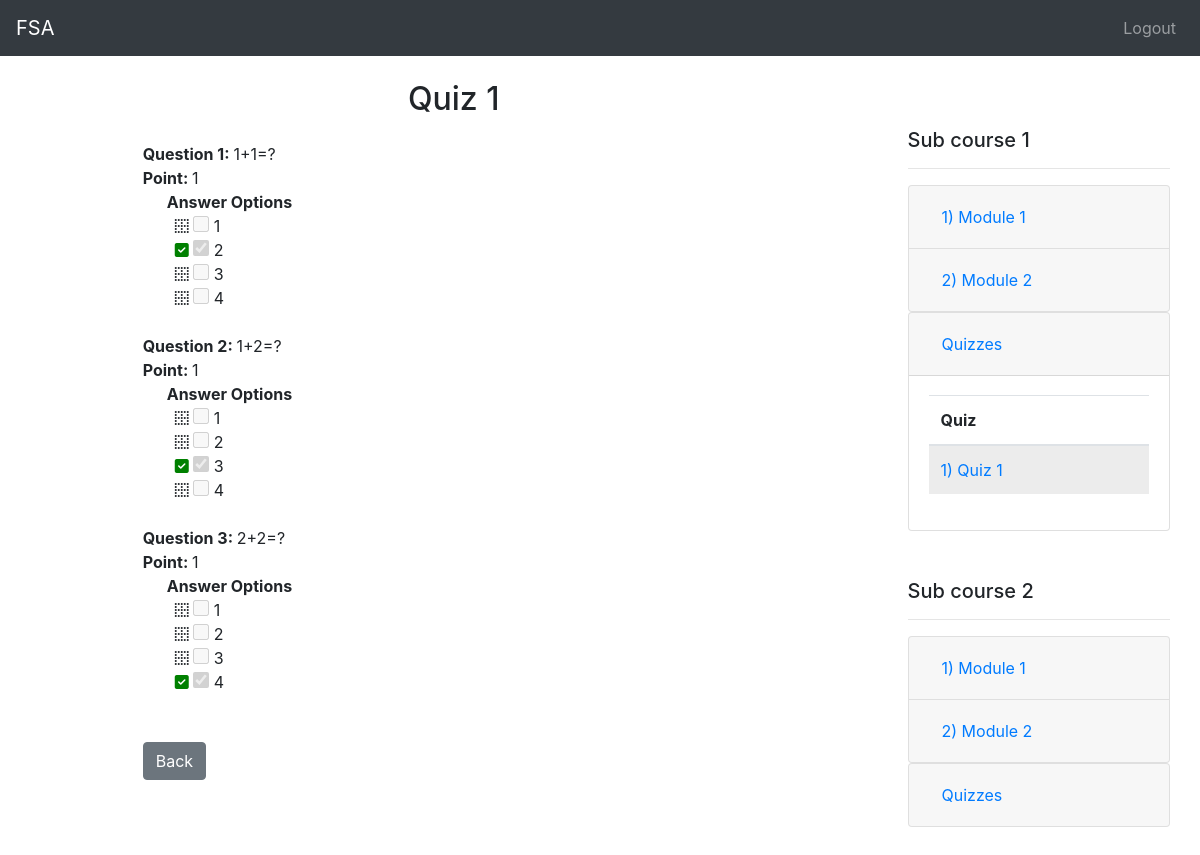
The app's page /course/1/course-1/quiz/1/preview/39 (signed in) with its own data.
### course/models.py (models this page shows, shortened)
class Quiz(models.Model):
    quiz_title = models.CharField(max_length=255)
    quiz_description = models.TextField(blank=True, null=True, max_length=500)
    total_mark = models.IntegerField()
    mark_to_pass = models.IntegerField()
    time_limit = models.IntegerField(null=True, default=0)
    using_seb = models.BooleanField(default=False)
    order = models.IntegerField()
    created_by = models.ForeignKey(User, on_delete= models.SET_NULL, null=True, related_name="quiz_created")
    sub_course = models.ForeignKey(Sub_Course, on_delete=models.CASCADE, related_name='quizzes')
    created_at = models.DateTimeField(auto_now_add=True)
    updated_at = models.DateTimeField(auto_now=True)
    class Meta:
        unique_together = ('order', 'sub_course')

class Question(models.Model):
    question_text = models.TextField()
    question_type = models.CharField(max_length=50)
    points = models.IntegerField()
    quiz = models.ForeignKey(Quiz, on_delete= models.CASCADE, related_name="questions")

class Sub_Course(models.Model):
    title = models.CharField(max_length=255)
    order = models.IntegerField()
    course = models.ForeignKey(Course, on_delete=models.CASCADE, related_name='sub_courses')
    class Meta:
        unique_together = ('course', 'order')
    def __str__(self):
        return self.title

class Module(models.Model):
    title = models.CharField(max_length=255)
    order = models.IntegerField()
    created_by = models.ForeignKey(User, on_delete= models.SET_NULL, null=True, related_name="module_created")
    sub_course = models.ForeignKey(Sub_Course, on_delete=models.CASCADE, related_name='modules')
    created_at = models.DateTimeField(auto_now_add=True)
    updated_at = models.DateTimeField(auto_now=True)
    class Meta:
        unique_together = ('order', 'sub_course')

### course/views/quiz_operations.py (the view)
# urls.py: path('<int:course_pk>/<str:course_name>/quiz/<int:quiz_pk>/preview/<int:attempt_pk>',quiz_operations.attempted_quiz_preview,name='attempted_quiz_preview'),
@login_required
@custom_user_passes_test(
    block_unenrolled_student, "course:short_link_course", ["course_pk"]
)
def attempted_quiz_preview(request, course_pk, course_name, quiz_pk, attempt_pk):
    course = get_object_or_404(Course, pk=course_pk)
    if course_name != course.url():
        raise Http404("Incorrect course name!")
    course = get_object_or_404(Course, pk=course_pk)
    course_name = course.url()
    quiz = get_object_or_404(Quiz, pk=quiz_pk)
    attempt = get_object_or_404(Student_Quiz_Attempt, pk=attempt_pk)
    selected_answers = attempt.answers_of_attempted_student.all()
    selected_answers_id = [
        selected_answer.selected_option.id for selected_answer in selected_answers
    ]
    correct_answer_options_id = []
    questions = {}
    for question in quiz.questions.all():
        answer_options = {}
        for answer_option in question.answer_options.all():
            if answer_option.is_correct:
                correct_answer_options_id.append(answer_option.id)
            answer_options[answer_option.id] = {
                "option_text": answer_option.option_text,
                "is_correct": answer_option.is_correct,
                "is_selected": answer_option.id in selected_answers_id,
            }
        questions[question.id] = {
            "question_text": question.question_text,
            "points": question.points,
            "answer_options": answer_options,
        }
    context = {
        "course": course,
        "quiz": quiz,
        "questions": questions,
        "attempt": attempt,
        "sub_courses": {},
    }
    query_all_sub_courses(course, context)
    return render(request, "quiz_operations/attempted_quiz_view.html", context)

### course/models.py (called while the page is built)
    def url(self):
        course_url = unidecode(self.course_name)
        course_url = course_url.lower()
        course_url = course_url.replace(' ', '-')
        return course_url

### course/views/utils.py (called while the page is built)
def query_all_sub_courses(course, context:dict):
    sub_courses = course.sub_courses.all()
    for sub_course in sub_courses:
        modules = sub_course.modules.all().order_by("order")
        quizzes = sub_course.quizzes.all().order_by("order")
        context['sub_courses'][sub_course] = {
            'modules': {},
            'quizzes': quizzes,
        }
        for module in modules:
            sub_modules = module.sub_modules.all().order_by("order")
            context['sub_courses'][sub_course]['modules'][module] = sub_modules

### main/utils/block.py (called while the page is built)
def custom_user_passes_test(
        test_func: Callable[[Any], bool],
        url_name_space: str|None= None,
        reverse_kwarg_keys: List[str] = [],
        *decorator_args,
        **decorator_kwargs
    ):
    def decorator(view_func):
        @wraps(view_func)
        def _wrapped_view(request, *args, **kwargs):
            if test_func(request.user, *args, *decorator_args, **kwargs, **decorator_kwargs):
                return view_func(request, *args, **kwargs)
            else:
                return redirect(reverse(url_name_space, kwargs= {key: kwargs[key] for key in reverse_kwarg_keys}))
        return _wrapped_view
    return decorator

def block_unenrolled_student(user, course_pk, *args, **kwargs):
    return len(user.enrolled_courses.filter(course=course_pk)) == 1

### course/templates/quiz_operations/attempted_quiz_view.html (shortened to what this page needs)
{% extends "main_course_view.html" %}
{% block left_content %}
    {% include "quiz_operations/do_quiz_left_content.html" %}
{% endblock left_content %}
{% block right_content %}
    {% include "course_operations/list_course_content.html" %}
{% endblock right_content %}

### course/templates/quiz_operations/do_quiz_left_content.html (shortened to what this page needs)
<div class="w-75 mx-auto">
    <h2 class="text-center">{{ quiz.quiz_title }}</h2>
    <form action="" method="post" id="answers_form">
        {% for question_pk, question_data in questions.items %}
        <div class="my-4">
            <strong>Question {{forloop.counter}}: </strong>{{ question_data.question_text }}
            <br>
            <strong>Point: </strong>{{ question_data.points }}
            <div class="px-4">
                <strong>Answer Options</strong>
                <div class="ml-2">
                    {% for answer_option_pk, answer_option_data in question_data.answer_options.items %}
                    {% if type != "do_quiz" %}
                    {% if answer_option_data.is_selected and answer_option_data.is_correct %}
                    <i class="fa-solid fa-square-check" style="color: green;"></i>
                    {% elif answer_option_data.is_selected %}
                    <i class="fa-solid fa-square-xmark" style="color: red;"></i>
                    {% else %}
                    <i class="fa-solid fa-border-none"></i>
                    {% endif %}
                    {% endif %}
                    <input type="checkbox" name="answer_option_{{ question_pk }}" value="{{answer_option_pk}}"
                        style="height: 1rem; width: 1rem" {% if type != "do_quiz" %}disabled{% endif %}
                        {% if answer_option_data.is_selected %}checked{%endif%}>
                    {{answer_option_data.option_text}}
                    <br>
                    {% endfor %}
                </div>
            </div>
        </div>
        {% endfor %}
        {% if type == "do_quiz" %}
        <button id="submit_btn" type="submit" class="btn btn-primary mt-4">Submit Assignment</button>
        {% else %}
        <a href="{% url "course:short_link_quiz_preview" course.pk quiz.pk %}" class="btn btn-secondary mt-4">Back</a>
        {% endif %}
    </form>
</div>

### course/templates/course_operations/list_course_content.html
{% for sub_course, modules_and_quizzes in sub_courses.items %}
{% if modules_and_quizzes.modules or modules_and_quizzes.quizzes %}
<div class="my-5">
    <h5>{{ sub_course }}</h5>
    <hr>
        {% include "course_operations/module_collapse.html" %}
        {% include "course_operations/quiz_collapse.html" %}
</div>
{% endif %}
{% endfor %}

### course/templates/course_operations/module_collapse.html (shortened to what this page needs)
<div class="accordion mt-2" id="accordion_module">
    {% for module, sub_modules in modules_and_quizzes.modules.items %}
    <div class="card">
        <div class="card-header" id="module_heading_{{ module.pk }}">
            <h2 class="mb-0">
                <button
                    class="btn btn-link btn-block text-left {% if sub_module.module.id %}{% if module.pk == sub_module.module.id %}collapsed{% endif %}{% endif %}"
                    type="button" data-toggle="collapse" data-target="#module_collapse_{{ module.pk }}"
                    aria-expanded="{% if sub_module.module.id %}{% if module.pk == sub_module.module.id %}true{% else %}false{% endif %}{% endif %}"
                    aria-controls="module_collapse_{{ module.pk }}">
                    {{ module.order }}) {{ module.title }}
                </button>
            </h2>
        </div>
    </div>
    {% endfor %}
</div>

### course/templates/course_operations/quiz_collapse.html
{% if modules_and_quizzes.quizzes %}
<div class="accordion" id="accordion_quiz">
  <div class="card">
    <div class="card-header" id="quiz_heading_{{ sub_course.pk }}">
      <h2 class="mb-0">
        <button
          class="btn btn-link btn-block text-left {% if quiz.sub_course.id %}{% if sub_course.pk == quiz.sub_course.id %}collapsed{% endif %}{% endif %}"
          type="button" data-toggle="collapse" data-target="#quiz_collapse_{{ sub_course.pk }}"
          aria-expanded="{% if quiz.sub_course.id %}{% if sub_course.pk == quiz.sub_course.id %}true{% else %}false{% endif %}{% endif %}"
          aria-controls="quiz_collapse_{{ sub_course.pk }}">
          Quizzes
        </button>
      </h2>
    </div>
    <div id="quiz_collapse_{{ sub_course.pk }}"
      class="collapse {% if quiz.sub_course.id %}{% if sub_course.pk == quiz.sub_course.id %}show{% endif %}{% endif %}"
      aria-labelledby="quiz_heading_{{ sub_course.pk }}" data-parent="#accordion_quiz">
      <div class="card-body">
        <table class="table table-hover">
          <thead>
            <tr>
              <th scope="col-11">Quiz</th>
            </tr>
          </thead>
          <tbody>
            {% for quiz_looping in modules_and_quizzes.quizzes %}
            <tr>
              <td class="{% if quiz.pk %}{% if quiz.pk == quiz_looping.pk %}table-active{% endif %}{% endif %}" id="quiz_{{quiz_looping.id}}">
                <a href="{% url "course:short_link_quiz_preview" course.pk quiz_looping.pk %}">
                  {{ quiz_looping.order }}) {{ quiz_looping.quiz_title}}
                </a>
              </td>
            </tr>
            {% endfor %}
          </tbody>
        </table>
      </div>
    </div>
  </div>
</div>
{% endif %}

### records on screen
Quiz: quiz_title "Quiz 1", order "1"
Question: question_text "1+1=?"
Question: question_text "1+2=?"
Question: question_text "2+2=?"
Sub_Course: title "Sub course 1"
Module: order "1", title "Module 1"
Module: order "2", title "Module 2"
Sub_Course: title "Sub course 2"
Module: order "1", title "Module 1"
Module: order "2", title "Module 2"

### other values on screen
{{ question_data.points }} "1" "1" "1"
{{ answer_option_data.option_text }} "1" "2" "3" "4" "1" "2" "3" "4" "1" "2" "3" "4"
